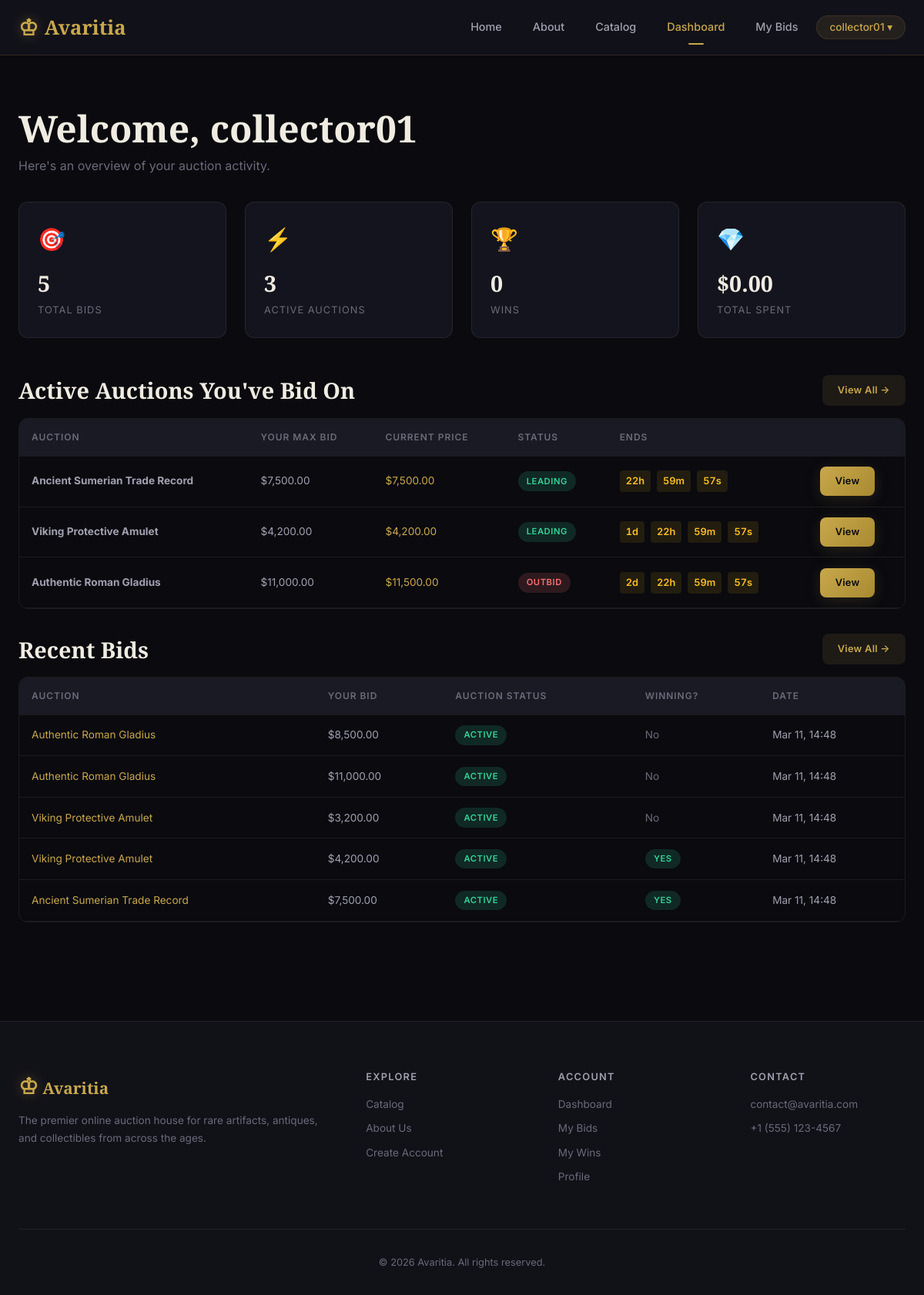
The app's page /dashboard.php (signed in) with its own data.
### tables this page shows
CREATE TABLE IF NOT EXISTS auctions (
    auction_id INT AUTO_INCREMENT PRIMARY KEY,
    artifact_id INT NOT NULL,
    seller_id INT NOT NULL,
    title VARCHAR(200) NOT NULL,
    description TEXT DEFAULT NULL,
    starting_price DECIMAL(12,2) NOT NULL,
    reserve_price DECIMAL(12,2) DEFAULT NULL,
    current_price DECIMAL(12,2) NOT NULL DEFAULT 0.00,
    bid_increment DECIMAL(10,2) NOT NULL DEFAULT 1.00,
    status ENUM('pending', 'active', 'closed', 'cancelled') NOT NULL DEFAULT 'pending',
    start_time DATETIME NOT NULL,
    end_time DATETIME NOT NULL,
    created_at TIMESTAMP NOT NULL DEFAULT CURRENT_TIMESTAMP,
    updated_at TIMESTAMP NOT NULL DEFAULT CURRENT_TIMESTAMP ON UPDATE CURRENT_TIMESTAMP,
    FOREIGN KEY (artifact_id) REFERENCES artifacts(artifact_id) ON DELETE CASCADE,
    FOREIGN KEY (seller_id) REFERENCES users(user_id) ON DELETE CASCADE
);

CREATE TABLE IF NOT EXISTS bids (
    bid_id INT AUTO_INCREMENT PRIMARY KEY,
    auction_id INT NOT NULL,
    bidder_id INT NOT NULL,
    bid_amount DECIMAL(12,2) NOT NULL,
    is_winning TINYINT(1) NOT NULL DEFAULT 0,
    created_at TIMESTAMP NOT NULL DEFAULT CURRENT_TIMESTAMP,
    FOREIGN KEY (auction_id) REFERENCES auctions(auction_id) ON DELETE CASCADE,
    FOREIGN KEY (bidder_id) REFERENCES users(user_id) ON DELETE CASCADE
);

### dashboard.php (the view, shortened to what this page needs)
<?php
$db = getDB();
$userId = getCurrentUserId();
$totalBids = $db->prepare("SELECT COUNT(*) FROM bids WHERE bidder_id = ?");
$totalBids->execute([$userId]);
$totalBids = $totalBids->fetchColumn();
$activeBids = $db->prepare("
    SELECT COUNT(DISTINCT b.auction_id)
    FROM bids b JOIN auctions a ON b.auction_id = a.auction_id
    WHERE b.bidder_id = ? AND a.status = 'active'
");
$activeBids->execute([$userId]);
$activeBids = $activeBids->fetchColumn();
$totalWins = $db->prepare("SELECT COUNT(*) FROM wins WHERE winner_id = ?");
$totalWins->execute([$userId]);
$totalWins = $totalWins->fetchColumn();
$totalSpent = $db->prepare("SELECT COALESCE(SUM(winning_bid), 0) FROM wins WHERE winner_id = ?");
$totalSpent->execute([$userId]);
$totalSpent = $totalSpent->fetchColumn();
$stmt = $db->prepare("
    SELECT b.*, a.title AS auction_title, a.status AS auction_status, a.end_time
    FROM bids b
    JOIN auctions a ON b.auction_id = a.auction_id
    WHERE b.bidder_id = ?
    ORDER BY b.created_at DESC
    LIMIT 5
");
$stmt->execute([$userId]);
$recentBids = $stmt->fetchAll();
$stmt = $db->prepare("
    SELECT DISTINCT a.*, art.title AS artifact_title,
           (SELECT MAX(b2.bid_amount) FROM bids b2 WHERE b2.auction_id = a.auction_id AND b2.bidder_id = ?) AS my_max_bid
    FROM auctions a
    JOIN artifacts art ON a.artifact_id = art.artifact_id
    JOIN bids b ON a.auction_id = b.auction_id AND b.bidder_id = ?
    WHERE a.status = 'active'
    ORDER BY a.end_time ASC
    LIMIT 5
");
$stmt->execute([$userId, $userId]);
$watchlist = $stmt->fetchAll();
require_once 'includes/header.php';
?>
<section class="section">
    <div class="container">
        <h1 style="margin-bottom: var(--space-xs);">Welcome, <?php echo htmlspecialchars($_SESSION['username']); ?></h1>
        <p class="text-muted mb-2">Here's an overview of your auction activity.</p>
        <div class="stat-grid">
            <div class="stat-card">
                <div class="stat-card-icon">🎯</div>
                <div class="stat-card-value"><?php echo $totalBids; ?></div>
                <div class="stat-card-label">Total Bids</div>
            </div>
            <div class="stat-card">
                <div class="stat-card-icon">⚡</div>
                <div class="stat-card-value"><?php echo $activeBids; ?></div>
                <div class="stat-card-label">Active Auctions</div>
            </div>
            <div class="stat-card">
                <div class="stat-card-icon">🏆</div>
                <div class="stat-card-value"><?php echo $totalWins; ?></div>
                <div class="stat-card-label">Wins</div>
            </div>
            <div class="stat-card">
                <div class="stat-card-icon">💎</div>
                <div class="stat-card-value">$<?php echo number_format($totalSpent, 2); ?></div>
                <div class="stat-card-label">Total Spent</div>
            </div>
        </div>
        <?php if ($watchlist): ?>
        <div class="mb-2">
            <div class="flex-between mb-1">
                <h3>Active Auctions You've Bid On</h3>
                <a href="my-bids.php" class="btn btn-ghost btn-sm">View All →</a>
            </div>
            <div class="table-container">
                <table>
                    <thead>
                        <tr>
                            <th>Auction</th>
                            <th>Your Max Bid</th>
                            <th>Current Price</th>
                            <th>Status</th>
                            <th>Ends</th>
                            <th></th>
                        </tr>
                    </thead>
                    <tbody>
                        <?php foreach ($watchlist as $item): ?>
                        <tr>
                            <td><strong><?php echo htmlspecialchars($item['title']); ?></strong></td>
                            <td>$<?php echo number_format($item['my_max_bid'], 2); ?></td>
                            <td class="text-gold">$<?php echo number_format($item['current_price'], 2); ?></td>
                            <td>
                                <?php if ($item['my_max_bid'] >= $item['current_price']): ?>
                                    <span class="badge badge-active">Leading</span>
                                <?php else: ?>
                                    <span class="badge badge-critical">Outbid</span>
                                <?php endif; ?>
                            </td>
                            <td>
                                <div class="auction-timer" data-countdown="<?php echo $item['end_time']; ?>">
                                </div>
                            </td>
                            <td><a href="auction.php?id=<?php echo $item['auction_id']; ?>" class="btn btn-gold btn-sm">View</a></td>
                        </tr>
                        <?php endforeach; ?>
                    </tbody>
                </table>
            </div>
        </div>
        <?php endif; ?>
        <div>
            <div class="flex-between mb-1">
                <h3>Recent Bids</h3>
                <a href="my-bids.php" class="btn btn-ghost btn-sm">View All →</a>
            </div>
            <?php if (empty($recentBids)): ?>
                <div class="text-center" style="padding:var(--space-2xl); background:var(--bg-card); border-radius:var(--radius-lg);">
                    <p style="font-size:2rem; margin-bottom:var(--space-md);">🏺</p>
                    <p class="text-muted">You haven't placed any bids yet.</p>
                    <a href="catalog.php" class="btn btn-gold btn-sm mt-1">Browse Catalog</a>
                </div>
            <?php else: ?>
                <div class="table-container">
                    <table>
                        <thead>
                            <tr>
                                <th>Auction</th>
                                <th>Your Bid</th>
                                <th>Auction Status</th>
                                <th>Winning?</th>
                                <th>Date</th>
                            </tr>
                        </thead>
                        <tbody>
                            <?php foreach ($recentBids as $bid): ?>
                            <tr>
                                <td><a href="auction.php?id=<?php echo $bid['auction_id']; ?>"><?php echo htmlspecialchars($bid['auction_title']); ?></a></td>
                                <td>$<?php echo number_format($bid['bid_amount'], 2); ?></td>
                                <td><span class="badge badge-<?php echo $bid['auction_status']; ?>"><?php echo ucfirst($bid['auction_status']); ?></span></td>
                                <td><?php echo $bid['is_winning'] ? '<span class="badge badge-active">Yes</span>' : '<span class="text-muted">No</span>'; ?></td>
                                <td><?php echo date('M j, H:i', strtotime($bid['created_at'])); ?></td>
                            </tr>
                            <?php endforeach; ?>
                        </tbody>
                    </table>
                </div>
            <?php endif; ?>
        </div>
    </div>
</section>
<?php require_once 'includes/footer.php'; ?>

### records on screen
auctions: title "Ancient Sumerian Trade Record", my_max_bid "7,500.00", current_price "7,500.00", shows "LEADING"
auctions: title "Viking Protective Amulet", my_max_bid "4,200.00", current_price "4,200.00", shows "LEADING"
auctions: title "Authentic Roman Gladius", my_max_bid "11,000.00", current_price "11,500.00", shows "OUTBID"
bids: auction.title "Authentic Roman Gladius", bid_amount "8,500.00", auction.status "ACTIVE", is_winning "No", created_at "Mar 11, 14:48"
bids: auction.title "Authentic Roman Gladius", bid_amount "11,000.00", auction.status "ACTIVE", is_winning "No", created_at "Mar 11, 14:48"
bids: auction.title "Viking Protective Amulet", bid_amount "3,200.00", auction.status "ACTIVE", is_winning "No", created_at "Mar 11, 14:48"
bids: auction.title "Viking Protective Amulet", bid_amount "4,200.00", auction.status "ACTIVE", is_winning "YES", created_at "Mar 11, 14:48"
bids: auction.title "Ancient Sumerian Trade Record", bid_amount "7,500.00", auction.status "ACTIVE", is_winning "YES", created_at "Mar 11, 14:48"

### other values on screen
$_SESSION['username'] "collector01"
$totalBids "5"
$activeBids "3"
$totalWins "0"
$totalSpent "0.00"
